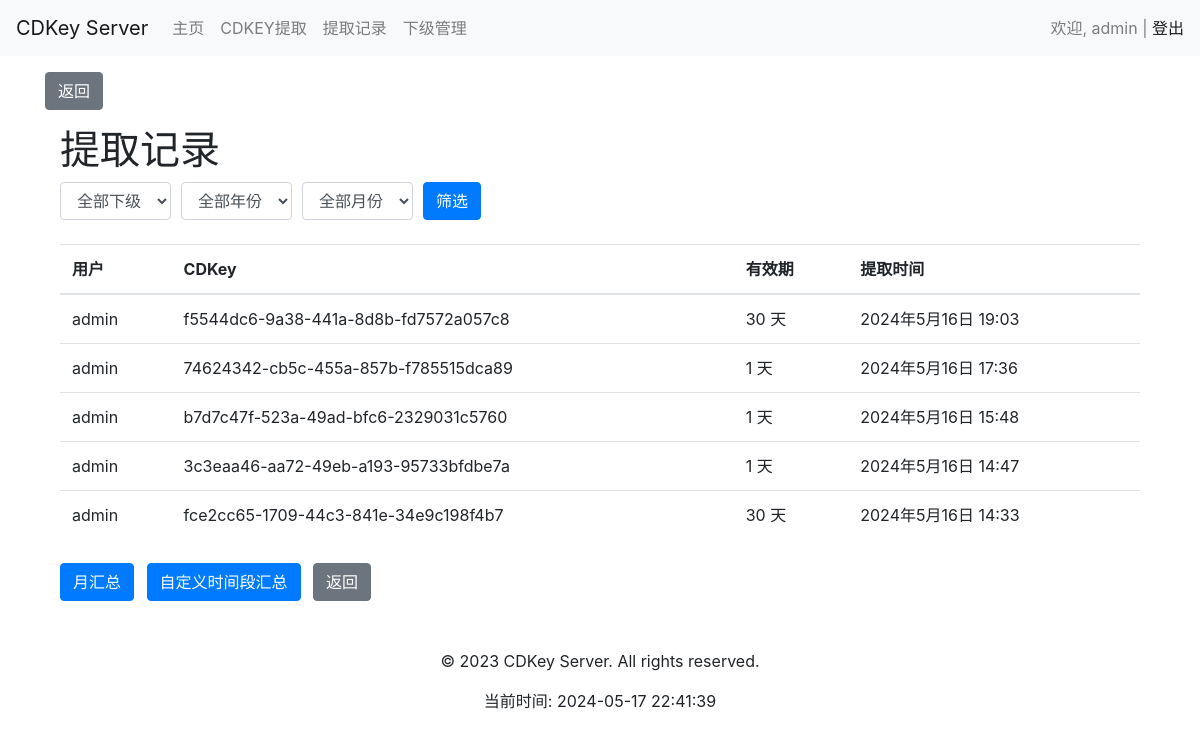
The page /user/cdkey_record/ (signed in) on the database its author committed.
### user/models.py (models this page shows, shortened)
class User(AbstractUser):
    USER_TYPE_CHOICES = (
        (1, '管理员'),
        (2, '一级代理'),
        (3, '二级代理'),
    )
    ROLE_CHOICES = (
        ('admin', '管理员'),
        ('agent', '代理'),
    )
    superior = models.ForeignKey('self', on_delete=models.SET_NULL, null=True, blank=True, related_name='subordinates', verbose_name='上级')
    role = models.CharField(max_length=50, choices=ROLE_CHOICES, default='agent', verbose_name='角色')
    user_type = models.SmallIntegerField(choices=USER_TYPE_CHOICES, default=3, verbose_name='用户类型')
    is_active = models.BooleanField(default=True,verbose_name='是否激活')
    monthly_quota = models.IntegerField(default=0,verbose_name='月度配额')
    day_quota = models.IntegerField(default=0, verbose_name='日配额')
    quota_updated_at = models.DateField(auto_now_add=True)
    class Meta:
        db_table = 'user'

class CDKey(models.Model):
    VALIDITY_CHOICES = [
        (1, '1 天'),
        (30, '30 天'),
        (90, '90 天'),
        (180, '180 天'),
        (365, '365 天'),
        (730, '730 天'),
    ]
    key = models.CharField(max_length=255, unique=True)
    created_at = models.DateTimeField(auto_now_add=True)
    expires_at = models.DateTimeField()
    created_by = models.ForeignKey('User', on_delete=models.CASCADE, related_name='created_cdkeys')
    used_by = models.ForeignKey('User', on_delete=models.CASCADE, related_name='used_cdkeys', null=True, blank=True)
    used_at = models.DateTimeField(null=True, blank=True)
    validity_days = models.IntegerField(choices=VALIDITY_CHOICES, default=1)
    is_used_field = models.BooleanField(default=False, verbose_name="是否已使用")

### user/views.py (the view)
# urls.py: path('cdkey_record/', views.cdkey_record, name='cdkey_record'),
@login_required
def cdkey_record(request):
    user = request.user
    if request.method == 'POST':
        month = request.POST.get('month')
        year = request.POST.get('year')
        subordinate_id = request.POST.get('subordinate')
        query = Q()
        if subordinate_id:
            subordinate = User.objects.get(id=subordinate_id)
            query &= Q(created_by=subordinate)
        else:
            if user.is_superuser or user.is_staff:
                subordinates = User.objects.filter(superior=user)
                query &= Q(created_by__in=[user] + list(subordinates))
            else:
                query &= Q(created_by=user)
        if month and year:
            query &= Q(created_at__year=year, created_at__month=month)
        elif year:
            query &= Q(created_at__year=year)
        records = CDKey.objects.select_related('created_by').filter(query).order_by('-created_at')
    else:
        if user.is_superuser or user.is_staff:
            subordinates = User.objects.filter(superior=user)
            records = CDKey.objects.select_related('created_by').filter(created_by__in=[user] + list(subordinates)).order_by('-created_at')
        else:
            records = CDKey.objects.select_related('created_by').filter(created_by=user).order_by('-created_at')
    current_year = datetime.now().year
    years = range(current_year, current_year - 10, -1)
    subordinates = []
    if user.is_superuser or user.is_staff:
        subordinates = User.objects.filter(superior=user)
    context = {
        'records': records,
        'current_year': current_year,
        'years': years,
        'subordinates': subordinates,
    }
    return render(request, 'user/cdkey_record.html', context)

### user/templates/user/cdkey_record.html (shortened to what this page needs)
{% extends 'base.html' %}
{% block content %}
    <div class="container">
        <h1>提取记录</h1>
        <form method="POST" class="mb-4">
            <div class="form-row align-items-center">
                {% if user.is_superuser or user.is_staff %}
                    <div class="col-auto">
                        <select name="subordinate" class="form-control">
                            <option value="">全部下级</option>
                        </select>
                    </div>
                {% endif %}
                <div class="col-auto">
                    <select name="year" class="form-control">
                        <option value="">全部年份</option>
                    </select>
                </div>
                <div class="col-auto">
                    <select name="month" class="form-control">
                        <option value="">全部月份</option>
                    </select>
                </div>
                <div class="col-auto">
                    <button type="submit" class="btn btn-primary">筛选</button>
                </div>
            </div>
        </form>
        <table class="table">
            <thead>
                <tr>
                    <th>用户</th>
                    <th>CDKey</th>
                    <th>有效期</th>
                    <th>提取时间</th>
                </tr>
            </thead>
            <tbody>
                {% for record in records %}
                    <tr>
                        <td>{{ record.created_by.username }}</td>
                        <td>{{ record.key }}</td>
                        <td>{{ record.validity_days }} 天</td>
                        <td>{{ record.created_at }}</td>
                    </tr>
                {% empty %}
                    <tr>
                        <td colspan="4">没有找到提取记录</td>
                    </tr>
                {% endfor %}
            </tbody>
        </table>
        <div class="mt-4">
            <a href="{% url 'user:cdkey_monthly_summary' %}" class="btn btn-primary mr-2">月汇总</a>
            <a href="{% url 'user:cdkey_custom_summary' %}" class="btn btn-primary mr-2">自定义时间段汇总</a>
            <a href="{% url 'user:user_home' %}" class="btn btn-secondary">返回</a>
        </div>
    </div>
{% endblock %}

### user/templates/base.html (shortened to what this page needs)
<!DOCTYPE html>
<html lang="en">
<head>
    <link rel="stylesheet" href="https://stackpath.bootstrapcdn.com/bootstrap/4.5.2/css/bootstrap.min.css">
</head>
<body>
    <header>
        {% block header %}
        <nav class="navbar navbar-expand-lg navbar-light bg-light">
            <a class="navbar-brand" href="{% url 'user:user_home' %}">CDKey Server</a>
            <div class="collapse navbar-collapse" id="navbarNav">
                <ul class="navbar-nav">
                    <li class="nav-item">
                        <a class="nav-link" href="{% url 'user:user_home' %}">主页</a>
                    </li>
                    <li class="nav-item">
                        <a class="nav-link" href="{% url 'user:generate_cdkey' %}">CDKEY提取</a>
                    </li>
                    <li class="nav-item">
                        <a class="nav-link" href="{% url 'user:cdkey_record' %}">提取记录</a>
                    </li>
                    <li class="nav-item">
                        <a class="nav-link" href="{% url 'user:subordinate_list' %}">下级管理</a>
                    </li>
                </ul>
            </div>
            {% if user.is_authenticated %}
            <span class="navbar-text">
                欢迎, {{ user.username }} | <a href="{% url 'user:logout' %}">登出</a>
            </span>
            {% endif %}
        </nav>
        {% endblock %}
    </header>
    {% if request.path != '/user/home/' %}
    <div class="container mt-3">
        <button onclick="goBack()" class="btn btn-secondary">返回</button>
    </div>
    {% endif %}
    <main>
        <div class="container mt-3">
            {% block content %}{% endblock %}
        </div>
    </main>
    <footer class="mt-5">
        {% block footer %}
        <div class="text-center">
            <p>&copy; 2023 CDKey Server. All rights reserved.</p>
            <p>当前时间: {% now "Y-m-d H:i:s" %}</p>
        </div>
        {% endblock %}
    </footer>
</body>
</html>

### rows shown on the page
User: username "admin"
CDKey: created_by.username "admin", key "f5544dc6-9a38-441a-8d8b-fd7572a057c8", validity_days "30", created_at "2024年5月16日 19:03"
CDKey: created_by.username "admin", key "74624342-cb5c-455a-857b-f785515dca89", validity_days "1", created_at "2024年5月16日 17:36"
CDKey: created_by.username "admin", key "b7d7c47f-523a-49ad-bfc6-2329031c5760", validity_days "1", created_at "2024年5月16日 15:48"
CDKey: created_by.username "admin", key "3c3eaa46-aa72-49eb-a193-95733bfdbe7a", validity_days "1", created_at "2024年5月16日 14:47"
CDKey: created_by.username "admin", key "fce2cc65-1709-44c3-841e-34e9c198f4b7", validity_days "30", created_at "2024年5月16日 14:33"
